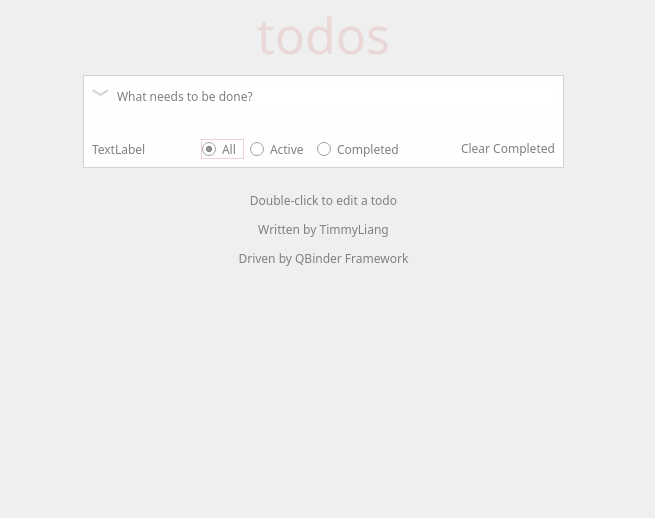
<?xml version="1.0" encoding="UTF-8"?>
<ui version="4.0">
 <class>Form</class>
 <widget class="QWidget" name="Form">
  <property name="geometry">
   <rect>
    <x>0</x>
    <y>0</y>
    <width>655</width>
    <height>518</height>
   </rect>
  </property>
  <property name="windowTitle">
   <string>TodoMVC</string>
  </property>
  <property name="styleSheet">
   <string notr="true">font-family: Microsoft YaHei;</string>
  </property>
  <layout class="QHBoxLayout" name="horizontalLayout_2">
   <property name="leftMargin">
    <number>0</number>
   </property>
   <property name="topMargin">
    <number>0</number>
   </property>
   <property name="rightMargin">
    <number>0</number>
   </property>
   <property name="bottomMargin">
    <number>0</number>
   </property>
   <item>
    <widget class="QScrollArea" name="scrollArea">
     <property name="frameShape">
      <enum>QFrame::NoFrame</enum>
     </property>
     <property name="widgetResizable">
      <bool>true</bool>
     </property>
     <widget class="QWidget" name="scrollAreaWidgetContents_2">
      <property name="geometry">
       <rect>
        <x>0</x>
        <y>0</y>
        <width>655</width>
        <height>518</height>
       </rect>
      </property>
      <layout class="QHBoxLayout" name="horizontalLayout_5">
       <property name="leftMargin">
        <number>0</number>
       </property>
       <property name="topMargin">
        <number>0</number>
       </property>
       <property name="bottomMargin">
        <number>0</number>
       </property>
       <item>
        <spacer name="horizontalSpacer_2">
         <property name="orientation">
          <enum>Qt::Horizontal</enum>
         </property>
         <property name="sizeHint" stdset="0">
          <size>
           <width>40</width>
           <height>20</height>
          </size>
         </property>
        </spacer>
       </item>
       <item>
        <layout class="QVBoxLayout" name="verticalLayout_2">
         <item>
          <widget class="QLabel" name="label">
           <property name="styleSheet">
            <string notr="true">color:rgb(234, 215, 215);
font-size:50px;</string>
           </property>
           <property name="text">
            <string>&lt;html&gt;&lt;head/&gt;&lt;body&gt;&lt;p align=&quot;center&quot;&gt;todos&lt;/p&gt;&lt;/body&gt;&lt;/html&gt;</string>
           </property>
          </widget>
         </item>
         <item>
          <widget class="QWidget" name="TodoContainer" native="true">
           <property name="styleSheet">
            <string notr="true">#TodoContainer{
background:rgb(254, 254, 254);
border:1px solid lightgray;
}</string>
           </property>
           <layout class="QVBoxLayout" name="verticalLayout">
            <property name="leftMargin">
             <number>0</number>
            </property>
            <property name="topMargin">
             <number>0</number>
            </property>
            <property name="rightMargin">
             <number>0</number>
            </property>
            <property name="bottomMargin">
             <number>0</number>
            </property>
            <item>
             <widget class="QWidget" name="TodoHeader" native="true">
              <property name="styleSheet">
               <string notr="true"/>
              </property>
              <layout class="QHBoxLayout" name="horizontalLayout">
               <item>
                <widget class="QLabel" name="ItemComplted">
                 <property name="sizePolicy">
                  <sizepolicy hsizetype="Preferred" vsizetype="Maximum">
                   <horstretch>0</horstretch>
                   <verstretch>0</verstretch>
                  </sizepolicy>
                 </property>
                 <property name="minimumSize">
                  <size>
                   <width>0</width>
                   <height>0</height>
                  </size>
                 </property>
                 <property name="maximumSize">
                  <size>
                   <width>16777215</width>
                   <height>16777215</height>
                  </size>
                 </property>
                 <property name="font">
                  <font>
                   <family>Microsoft YaHei</family>
                   <pointsize>13</pointsize>
                   <weight>75</weight>
                   <italic>false</italic>
                   <bold>true</bold>
                  </font>
                 </property>
                 <property name="cursor">
                  <cursorShape>PointingHandCursor</cursorShape>
                 </property>
                 <property name="styleSheet">
                  <string notr="true"/>
                 </property>
                 <property name="text">
                  <string>&lt;html&gt;&lt;head/&gt;&lt;body&gt;&lt;a href=&quot;complted&quot; style=&quot;text-decoration:none;color:lightgray&quot;&gt;﹀&lt;/p&gt;&lt;/body&gt;&lt;/html&gt;</string>
                 </property>
                </widget>
               </item>
               <item>
                <widget class="QLineEdit" name="TodoInput">
                 <property name="font">
                  <font>
                   <family>Microsoft YaHei</family>
                   <italic>false</italic>
                  </font>
                 </property>
                 <property name="styleSheet">
                  <string notr="true"/>
                 </property>
                 <property name="frame">
                  <bool>false</bool>
                 </property>
                 <property name="placeholderText">
                  <string>What needs to be done?</string>
                 </property>
                </widget>
               </item>
              </layout>
             </widget>
            </item>
            <item>
             <widget class="QWidget" name="TodoList" native="true">
              <property name="minimumSize">
               <size>
                <width>0</width>
                <height>0</height>
               </size>
              </property>
              <property name="baseSize">
               <size>
                <width>0</width>
                <height>30</height>
               </size>
              </property>
              <property name="styleSheet">
               <string notr="true"/>
              </property>
              <layout class="QVBoxLayout" name="verticalLayout_3">
               <property name="leftMargin">
                <number>0</number>
               </property>
               <property name="topMargin">
                <number>0</number>
               </property>
               <property name="rightMargin">
                <number>0</number>
               </property>
               <property name="bottomMargin">
                <number>0</number>
               </property>
              </layout>
             </widget>
            </item>
            <item>
             <widget class="QWidget" name="TodoFooter" native="true">
              <property name="styleSheet">
               <string notr="true">color:gray;</string>
              </property>
              <layout class="QHBoxLayout" name="horizontalLayout_3">
               <item>
                <widget class="QLabel" name="ItemCount">
                 <property name="sizePolicy">
                  <sizepolicy hsizetype="Fixed" vsizetype="Preferred">
                   <horstretch>0</horstretch>
                   <verstretch>0</verstretch>
                  </sizepolicy>
                 </property>
                 <property name="text">
                  <string>TextLabel</string>
                 </property>
                </widget>
               </item>
               <item>
                <spacer name="horizontalSpacer_3">
                 <property name="orientation">
                  <enum>Qt::Horizontal</enum>
                 </property>
                 <property name="sizeHint" stdset="0">
                  <size>
                   <width>40</width>
                   <height>20</height>
                  </size>
                 </property>
                </spacer>
               </item>
               <item>
                <widget class="QGroupBox" name="StateGroup">
                 <property name="styleSheet">
                  <string notr="true">QGroupBox{border:none;}
QRadioButton::indicator {
image:none;
width: 0px;
}


QRadioButton{

text-align:center;
padding-right:3px;

}
QRadioButton::hover {
border:1px solid rgba(175, 47, 47, 0.1);
}
QRadioButton::checked{
border:1px solid rgba(175, 47, 47, 0.2);
font-weight:bold;
}</string>
                 </property>
                 <property name="title">
                  <string/>
                 </property>
                 <property name="flat">
                  <bool>false</bool>
                 </property>
                 <layout class="QHBoxLayout" name="horizontalLayout_4">
                  <property name="topMargin">
                   <number>0</number>
                  </property>
                  <property name="bottomMargin">
                   <number>0</number>
                  </property>
                  <item>
                   <widget class="QRadioButton" name="AllState">
                    <property name="styleSheet">
                     <string notr="true"/>
                    </property>
                    <property name="text">
                     <string>All </string>
                    </property>
                    <property name="checked">
                     <bool>true</bool>
                    </property>
                   </widget>
                  </item>
                  <item>
                   <widget class="QRadioButton" name="ActiveState">
                    <property name="sizePolicy">
                     <sizepolicy hsizetype="Expanding" vsizetype="Fixed">
                      <horstretch>0</horstretch>
                      <verstretch>0</verstretch>
                     </sizepolicy>
                    </property>
                    <property name="text">
                     <string>Active </string>
                    </property>
                   </widget>
                  </item>
                  <item>
                   <widget class="QRadioButton" name="CompletedState">
                    <property name="sizePolicy">
                     <sizepolicy hsizetype="Expanding" vsizetype="Preferred">
                      <horstretch>0</horstretch>
                      <verstretch>0</verstretch>
                     </sizepolicy>
                    </property>
                    <property name="minimumSize">
                     <size>
                      <width>0</width>
                      <height>0</height>
                     </size>
                    </property>
                    <property name="text">
                     <string>Completed </string>
                    </property>
                   </widget>
                  </item>
                 </layout>
                </widget>
               </item>
               <item>
                <spacer name="horizontalSpacer_4">
                 <property name="orientation">
                  <enum>Qt::Horizontal</enum>
                 </property>
                 <property name="sizeHint" stdset="0">
                  <size>
                   <width>40</width>
                   <height>20</height>
                  </size>
                 </property>
                </spacer>
               </item>
               <item>
                <widget class="QLabel" name="ItemClear">
                 <property name="sizePolicy">
                  <sizepolicy hsizetype="Fixed" vsizetype="Preferred">
                   <horstretch>0</horstretch>
                   <verstretch>0</verstretch>
                  </sizepolicy>
                 </property>
                 <property name="font">
                  <font>
                   <family>Microsoft YaHei</family>
                   <underline>false</underline>
                  </font>
                 </property>
                 <property name="cursor">
                  <cursorShape>ArrowCursor</cursorShape>
                 </property>
                 <property name="styleSheet">
                  <string notr="true"/>
                 </property>
                 <property name="text">
                  <string>&lt;html&gt;&lt;head/&gt;&lt;body&gt;&lt;p&gt;&lt;a href=&quot;clear&quot; style=&quot;text-decoration: none;color:gray&quot;&gt;Clear Completed&lt;/a&gt;&lt;/p&gt;&lt;/body&gt;&lt;/html&gt;</string>
                 </property>
                </widget>
               </item>
              </layout>
             </widget>
            </item>
           </layout>
          </widget>
         </item>
         <item>
          <spacer name="verticalSpacer_2">
           <property name="orientation">
            <enum>Qt::Vertical</enum>
           </property>
           <property name="sizeType">
            <enum>QSizePolicy::Minimum</enum>
           </property>
           <property name="sizeHint" stdset="0">
            <size>
             <width>376</width>
             <height>18</height>
            </size>
           </property>
          </spacer>
         </item>
         <item>
          <widget class="QLabel" name="label_2">
           <property name="font">
            <font>
             <family>Microsoft YaHei</family>
             <underline>false</underline>
            </font>
           </property>
           <property name="styleSheet">
            <string notr="true">color:gray</string>
           </property>
           <property name="text">
            <string>&lt;html&gt;&lt;head/&gt;&lt;body&gt;&lt;p align=&quot;center&quot;&gt;Double-click to edit a todo&lt;/p&gt;&lt;p align=&quot;center&quot;&gt;Written by TimmyLiang&lt;/p&gt;&lt;p align=&quot;center&quot;&gt;Driven by QBinder Framework&lt;/p&gt;&lt;/body&gt;&lt;/html&gt;</string>
           </property>
          </widget>
         </item>
         <item>
          <spacer name="verticalSpacer">
           <property name="orientation">
            <enum>Qt::Vertical</enum>
           </property>
           <property name="sizeHint" stdset="0">
            <size>
             <width>379</width>
             <height>140</height>
            </size>
           </property>
          </spacer>
         </item>
        </layout>
       </item>
       <item>
        <spacer name="horizontalSpacer">
         <property name="orientation">
          <enum>Qt::Horizontal</enum>
         </property>
         <property name="sizeHint" stdset="0">
          <size>
           <width>40</width>
           <height>20</height>
          </size>
         </property>
        </spacer>
       </item>
      </layout>
     </widget>
    </widget>
   </item>
  </layout>
 </widget>
 <resources/>
 <connections/>
</ui>
